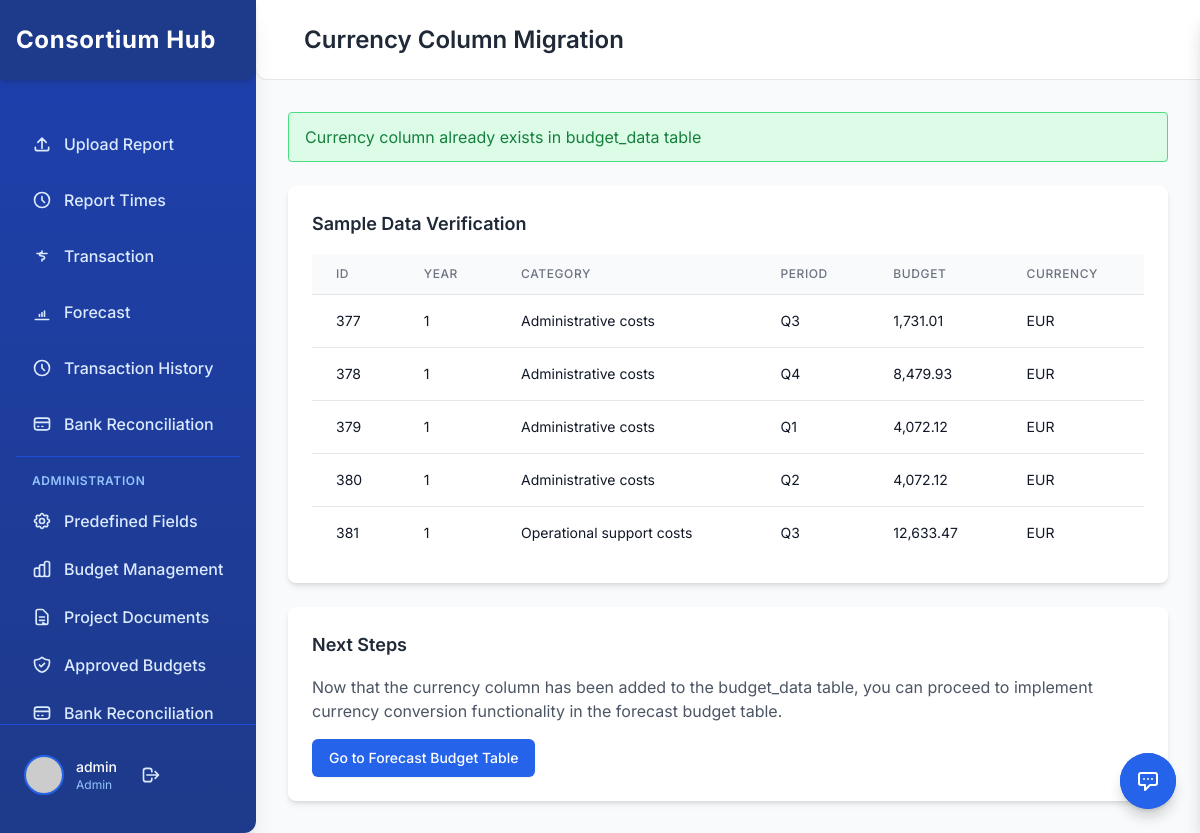
Screenshot of /add_currency_column.php (signed in) with the database file from the repository.
### tables this page shows
CREATE TABLE `budget_data` (
  `id` int(11) NOT NULL,
  `year` int(11) NOT NULL,
  `category_name` varchar(255) NOT NULL,
  `period_name` varchar(50) NOT NULL,
  `budget` decimal(10,2) DEFAULT NULL,
  `actual` decimal(10,2) DEFAULT NULL,
  `forecast` decimal(10,2) DEFAULT NULL,
  `actual_plus_forecast` decimal(10,2) DEFAULT NULL,
  `variance_percentage` decimal(5,2) DEFAULT NULL,
  `quarter_number` tinyint(4) DEFAULT NULL,
  `start_date` date DEFAULT NULL,
  `end_date` date DEFAULT NULL,
  `certified` enum('certified','uncertified') DEFAULT 'uncertified',
  `cluster` varchar(100) DEFAULT NULL,
  `year2` int(11) DEFAULT NULL,
  `currency` varchar(3) DEFAULT 'ETB'
);

### add_currency_column.php (the view, shortened to what this page needs)
<?php
include 'setup_database.php';
$message = '';
$checkColumn = "SHOW COLUMNS FROM budget_data LIKE 'currency'";
$result = $conn->query($checkColumn);
if ($result->num_rows == 0) {
    $addColumn = "ALTER TABLE budget_data ADD COLUMN currency VARCHAR(3) DEFAULT 'ETB'";
    if ($conn->query($addColumn) === TRUE) {
        $message = "Currency column added successfully to budget_data table";
        $updateQuery = "UPDATE budget_data SET currency = 'ETB' WHERE currency IS NULL";
        if ($conn->query($updateQuery) === TRUE) {
            $message .= " and existing rows updated with default currency (ETB)";
        }
    } else {
        $error_message = "Error adding currency column: " . $conn->error;
    }
} else {
    $message = "Currency column already exists in budget_data table";
}
$sampleQuery = "SELECT id, year, category_name, period_name, budget, currency FROM budget_data LIMIT 5";
$sampleResult = $conn->query($sampleQuery);
$sampleData = [];
if ($sampleResult && $sampleResult->num_rows > 0) {
    while ($row = $sampleResult->fetch_assoc()) {
        $sampleData[] = $row;
    }
}
?>
<?php include 'header.php'; ?>
<div class="flex flex-col flex-1 min-w-0">
    <header class="flex items-center justify-between h-20 px-8 bg-white border-b border-gray-200 shadow-sm rounded-bl-xl">
        <div class="flex items-center">
            <h2 class="ml-4 text-2xl font-semibold text-gray-800">Currency Column Migration</h2>
        </div>
    </header>
    <main class="flex-1 p-8 overflow-y-auto overflow-x-auto bg-gray-50">
        <div class="max-w-6xl mx-auto space-y-6">
            <?php if ($message): ?>
                <div class="bg-green-100 border border-green-400 text-green-700 px-4 py-3 rounded">
                    <?php echo $message; ?>
                </div>
            <?php endif; ?>
            <div class="bg-white rounded-lg shadow-md p-6">
                <h3 class="text-lg font-semibold text-gray-800 mb-4">Sample Data Verification</h3>
                <?php if (!empty($sampleData)): ?>
                    <div class="overflow-x-auto">
                        <table class="min-w-full divide-y divide-gray-200">
                            <thead class="bg-gray-50">
                                <tr>
                                    <th scope="col" class="px-6 py-3 text-left text-xs font-medium text-gray-500 uppercase tracking-wider">ID</th>
                                    <th scope="col" class="px-6 py-3 text-left text-xs font-medium text-gray-500 uppercase tracking-wider">Year</th>
                                    <th scope="col" class="px-6 py-3 text-left text-xs font-medium text-gray-500 uppercase tracking-wider">Category</th>
                                    <th scope="col" class="px-6 py-3 text-left text-xs font-medium text-gray-500 uppercase tracking-wider">Period</th>
                                    <th scope="col" class="px-6 py-3 text-left text-xs font-medium text-gray-500 uppercase tracking-wider">Budget</th>
                                    <th scope="col" class="px-6 py-3 text-left text-xs font-medium text-gray-500 uppercase tracking-wider">Currency</th>
                                </tr>
                            </thead>
                            <tbody class="bg-white divide-y divide-gray-200">
                                <?php foreach ($sampleData as $row): ?>
                                    <tr>
                                        <td class="px-6 py-4 whitespace-nowrap text-sm text-gray-900"><?php echo htmlspecialchars($row['id']); ?></td>
                                        <td class="px-6 py-4 whitespace-nowrap text-sm text-gray-900"><?php echo htmlspecialchars($row['year']); ?></td>
                                        <td class="px-6 py-4 whitespace-nowrap text-sm text-gray-900"><?php echo htmlspecialchars($row['category_name']); ?></td>
                                        <td class="px-6 py-4 whitespace-nowrap text-sm text-gray-900"><?php echo htmlspecialchars($row['period_name']); ?></td>
                                        <td class="px-6 py-4 whitespace-nowrap text-sm text-gray-900"><?php echo number_format($row['budget'], 2); ?></td>
                                        <td class="px-6 py-4 whitespace-nowrap text-sm text-gray-900"><?php echo htmlspecialchars($row['currency']); ?></td>
                                    </tr>
                                <?php endforeach; ?>
                            </tbody>
                        </table>
                    </div>
                <?php else: ?>
                    <p class="text-gray-500">No sample data available.</p>
                <?php endif; ?>
            </div>
            <div class="bg-white rounded-lg shadow-md p-6">
                <h3 class="text-lg font-semibold text-gray-800 mb-4">Next Steps</h3>
                <p class="text-gray-600 mb-4">Now that the currency column has been added to the budget_data table, you can proceed to implement currency conversion functionality in the forecast budget table.</p>
                <a href="forecast_budget_table.php" class="inline-flex items-center px-4 py-2 border border-transparent text-sm font-medium rounded-md shadow-sm text-white bg-blue-600 hover:bg-blue-700 focus:outline-none focus:ring-2 focus:ring-offset-2 focus:ring-blue-500">
                    Go to Forecast Budget Table
                </a>
            </div>
        </div>
    </main>
</div>
<?php include 'message_system.php'; ?>

### header.php (style rules this page uses)
body { font-family: 'Inter', sans-serif; overflow-y: auto; overflow-x: hidden; }

### rows the page displays
budget_data: id "377", year "1", category_name "Administrative costs", period_name "Q3", budget "1,731.01", currency "EUR"
budget_data: id "378", year "1", category_name "Administrative costs", period_name "Q4", budget "8,479.93", currency "EUR"
budget_data: id "379", year "1", category_name "Administrative costs", period_name "Q1", budget "4,072.12", currency "EUR"
budget_data: id "380", year "1", category_name "Administrative costs", period_name "Q2", budget "4,072.12", currency "EUR"
budget_data: id "381", year "1", category_name "Operational support costs", period_name "Q3", budget "12,633.47", currency "EUR"

### other values shown
$_SESSION['username'] "admin"
$_SESSION['role'] "Admin"
$message "Currency column already exists in budget_data table"
